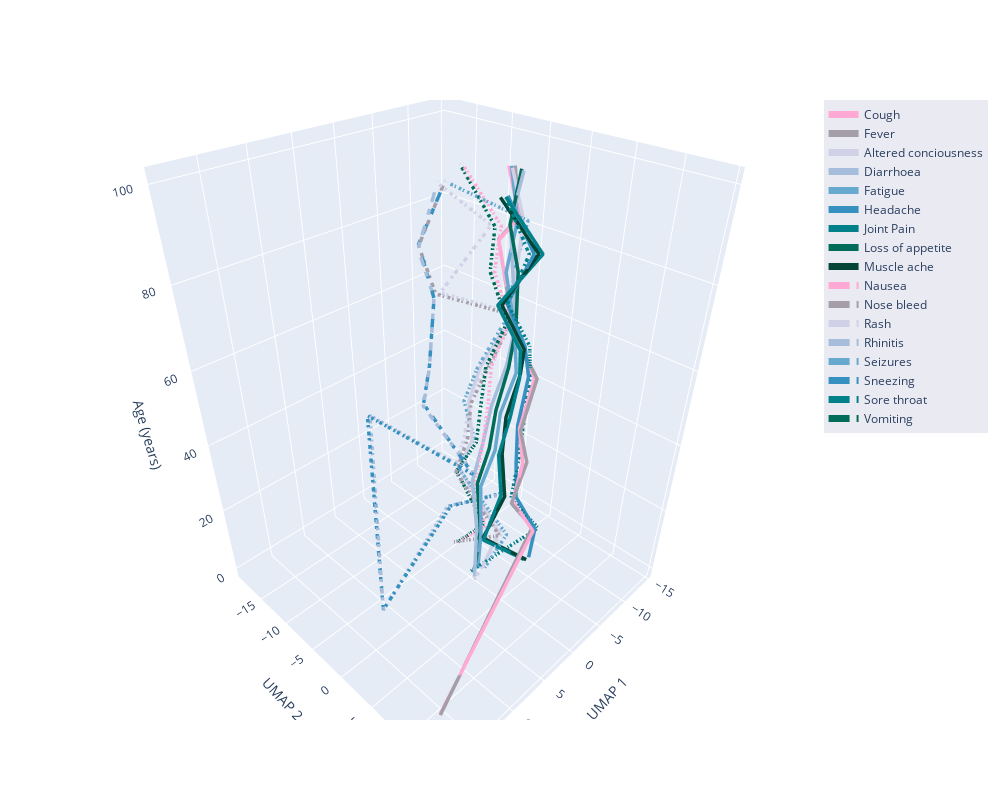

Source (notebook cell):
### Code cell
n_embeddings = len(aligned_mapper.embeddings_)
es = aligned_mapper.embeddings_
embedding_df = pd.DataFrame(np.vstack(es), columns=('x', 'y'))
embedding_df['z'] = np.repeat(np.linspace(0, 1.0, n_embeddings), es[0].shape[0])
embedding_df['id'] = np.tile(np.arange(es[0].shape[0]), n_embeddings)
#embedding_df['digit'] = np.tile(digits.target, n_embeddings)

fx = interp1d(
    embedding_df.z[embedding_df.id == 0]*10, embedding_df.x.values.reshape(n_embeddings, 18).T, kind="linear"
)
fy = interp1d(
    embedding_df.z[embedding_df.id == 0]*10, embedding_df.y.values.reshape(n_embeddings, 18).T, kind="linear"
)
z = np.linspace(0, 10, 100)

# viable colour palette's
#palette = px.colors.qualitative.Plotly * 2
# first couple of colours were edited to make them darker
palette = ['#ffa9d4', #'#fff7fb'
            '#a59ea8', #'#ece2f0'
            '#d0d1e6',
            '#a6bddb',
            '#67a9cf',
            '#3690c0',
            '#02818a',
            '#016c59',
            '#014636'] * 3

#'solid', 'dot', 'dash', 'longdash', 'dashdot', 'longdashdot'
linetype = ['solid']*9 + ['dashdot']*9 + ['dashdot']*8

# work out the axis limits
x_min = embedding_df.x.min()
x_max = embedding_df.x.max()
y_min = embedding_df.y.min()
y_max = embedding_df.y.max()

x_midpoint = (x_min + x_max) / 2
y_midpoint = (y_min + y_max) / 2
x_len = x_max - x_min
y_len = y_max - y_min

max_length = max(x_len, y_len)

padding = 1.2

x_range = [x_midpoint - 0.5*max_length*padding, x_midpoint + 0.5*max_length*padding]
y_range = [y_midpoint - 0.5*max_length*padding, y_midpoint + 0.5*max_length*padding]


# start plotting
interpolated_traces = [fx(z), fy(z)]
traces = [
    go.Scatter3d(
        x=interpolated_traces[0][i],
        y=interpolated_traces[1][i],
        z=z*n_slices,
        mode="lines",
        line=dict(
            width=7.0,
            dash = linetype[i],
            color = palette[i]
        ),
        opacity=1,
        name = str(lookup.symptom_name_formatted.values[i]),
        text = str(lookup.symptom_name_formatted.values[i]),
        hovertext = str(lookup.symptom_name_formatted.values[i])
    )
    for i in range(17)
]
fig = go.Figure(data=traces)
fig.update_layout(
    width=1000,
    height=800,
    autosize=True,
    showlegend=True,
    legend = {'bgcolor': '#EAEAF2'},
    scene=(dict(
        aspectmode='manual',
        aspectratio=dict(x=1, y=1, z=1.4), # can be used to stretch the plot vertically
        xaxis_range = x_range,
        yaxis_range = y_range,
        xaxis_title = 'UMAP 1',
        yaxis_title = 'UMAP 2',
        zaxis_title = 'Age (years)')))

fig.show()
